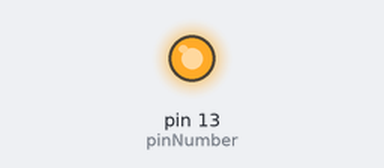
Simulated run of this sketch. Board: Arduino Uno, built with avr-gcc and run on an emulated ATmega328P. Parts: output pins drawn as LEDs (lit = HIGH).

Above: at 0.2 s.
At 15.7 s:
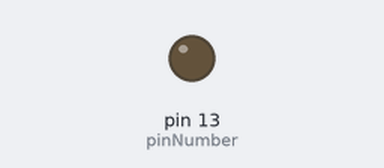
Timing chart, 0 to 24.1 s (numbered marks = the images above):
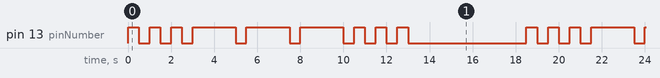

Measured:
- by itself, pin 13 (pinNumber): repeats every 18.5 s: 2 × (LOW 0.50 s, HIGH 0.50 s), 3 × (LOW 0.50 s, HIGH 2.0 s), 3 × (LOW 0.50 s, HIGH 0.50 s), LOW 5.5 s, HIGH 0.50 s
- by itself, everything shown: repeats every 18.5 s, in 18 steps

The sketch:

SOS.ino
```cpp
int pinNumber = 13;


void setup() {
  // put your setup code here, to run once:
pinMode(pinNumber, OUTPUT);
}

void loop() {
  // put your main code here, to run repeatedly:
  dit();
  dit();
  dit();

  daah();
  daah();
  daah();

  dit();
  dit();
  dit();

  delay(5000);
}

void dit(){
  int ditOn = 500;
  int ditOff = 500;

  digitalWrite(pinNumber, HIGH);
  delay(ditOn);
  digitalWrite(pinNumber,LOW);
  delay(ditOff);
}

void daah(){

  int daahOn = 2000;
  int daahOff = 500;

  digitalWrite(pinNumber, HIGH);
  delay(daahOn);
  digitalWrite(pinNumber,LOW);
  delay(daahOff);
}
```
